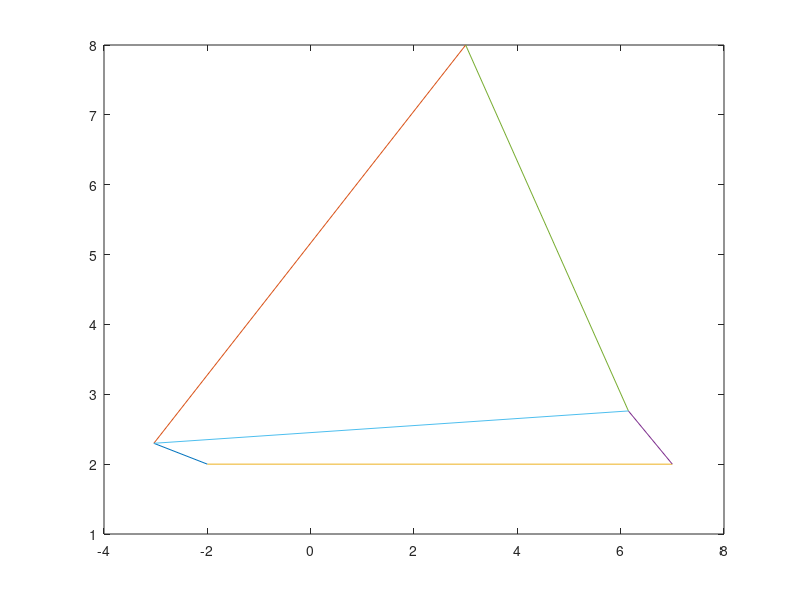

Write MATLAB code to recreate this figure.
% Analytical technique for path generation problem for three position with three prescribed timing

% Points through which a point on coupler will pass
p1=3+8i;%p1=input('Eneter first point through which a point on coupler point will pass=');
p2=4+8.5i;%p2=input('Eneter second point through which a point on coupler point will pass=');
p3=5+8.2i;%p3=input('Eneter third point through which a point on coupler point will pass=');

% Lets find DYAD for second and third position with respect to first position
dyad2=p2-p1;
dyad3=p3-p1;
disp(dyad2);
disp(dyad3);

% Rotational angle of crank with respect to different position
thetal12=-60;%theta12=input('Enter crank rotation angle in degrees when coupler moves from point P1 to point P2');
theta12=thetal12*pi/180; %%degree to radian angle
A=exp(theta12*1i)-1;
disp(A);

thetal13=-110;%theta13=input('Enter crank rotation angle in degrees when coupler moves from point P1 to point P3');
theta13=thetal13*pi/180; %% degree to radian angle
B=exp(theta13*1i)-1;
disp(B);

% Assumed angle between the input and coupler link for different postion
alphal12=-2.3013;%alphal12=input('Enter angle between input link and coupler link in degrees when coupler moves from point P1 to point P2');
alpha12=alphal12*pi/180; %%degree to radian angle 
C=exp(alpha12*1i)-1;
disp(C);

alphal13=-3.4347;%alphal13=input('Enter angle between input link and coupler link in degrees when coupler moves from point P1 to point P3');
alpha13=alphal13*pi/180; %% degree to radian angle
D=exp(alpha13*1i)-1;
disp(D);

% Assumed angle between the output and coupler link for different postion
fil12=-44.9794;%fil12=input('Enter angle between output link and coupler link in degrees when coupler moves from point P1 to point P2');
fi12=fil12*pi/180; %%degree to radian angle
E=exp(fi12*1i)-1;
disp(E);

fil13=-94.8411;%fil13=input('Enter angle between output link and coupler link in degrees when coupler moves from point P1 to point P3');
fi13=fil13*pi/180; %% degree to radian angle
F=exp(fi13*1i)-1;
disp(F);


% Lets find link length and its orientation with horizontal
z1=det([dyad2 C;dyad3 D])/det([A C;B D]);
disp(z1);
z2=det([A dyad2;B dyad3])/det([A C;B D]);
disp(z2);
z3=det([dyad2 C;dyad3 D])/det([E C;F D]);
disp(z3);
z4=det([E dyad2;F dyad3])/det([E C;F D]);
disp(z4);
z5=z2-z4;
disp(z5);
z6=z1+z5-z3;
disp(z6);

% Lets convert the link vectors into polar form
[theta1,r1]=cart2pol(real(z1),imag(z1));
disp([theta1,r1]);
[theta2,r2]=cart2pol(real(z2),imag(z2));
disp([theta2,r2]);
[theta3,r3]=cart2pol(real(z3),imag(z3));
disp([theta3,r3]);
[theta4,r4]=cart2pol(real(z4),imag(z4));
disp([theta4,r4]);
[theta5,r5]=cart2pol(real(z5),imag(z5));
disp([theta5,r5]);
[theta6,r6]=cart2pol(real(z6),imag(z6));
disp([theta6,r6]);

% Lets plot the mechanism
a0x=-2;
a0y=2;
a1x=a0x+(r1*cos(theta1));
a1y=a0y+(r1*sin(theta1));
plot([a0x a1x],[a0y a1y])
hold on
p1x=a1x+(r2*cos(theta2));
p1y=a1y+(r2*sin(theta2));
plot([a1x p1x],[a1y p1y])
hold on
b0x=a0x+(r6*cos(theta6));
b0y=a0y+(r6*sin(theta6));
plot([a0x b0x],[a0y b0y])
hold on
b1x=b0x+(r3*cos(theta3));
b1y=b0y+(r3*sin(theta3));
plot([b0x b1x],[b0y b1y])
hold on
p1nx=b1x+(r4*cos(theta4));
p1ny=b1y+(r4*sin(theta4));
plot([b1x p1nx],[b1y p1ny])
hold on
b1nx=a1x+(r5*cos(theta5));
b1ny=a1y+(r5*sin(theta5));
plot([a1x b1nx],[a1y b1ny])
hold on

